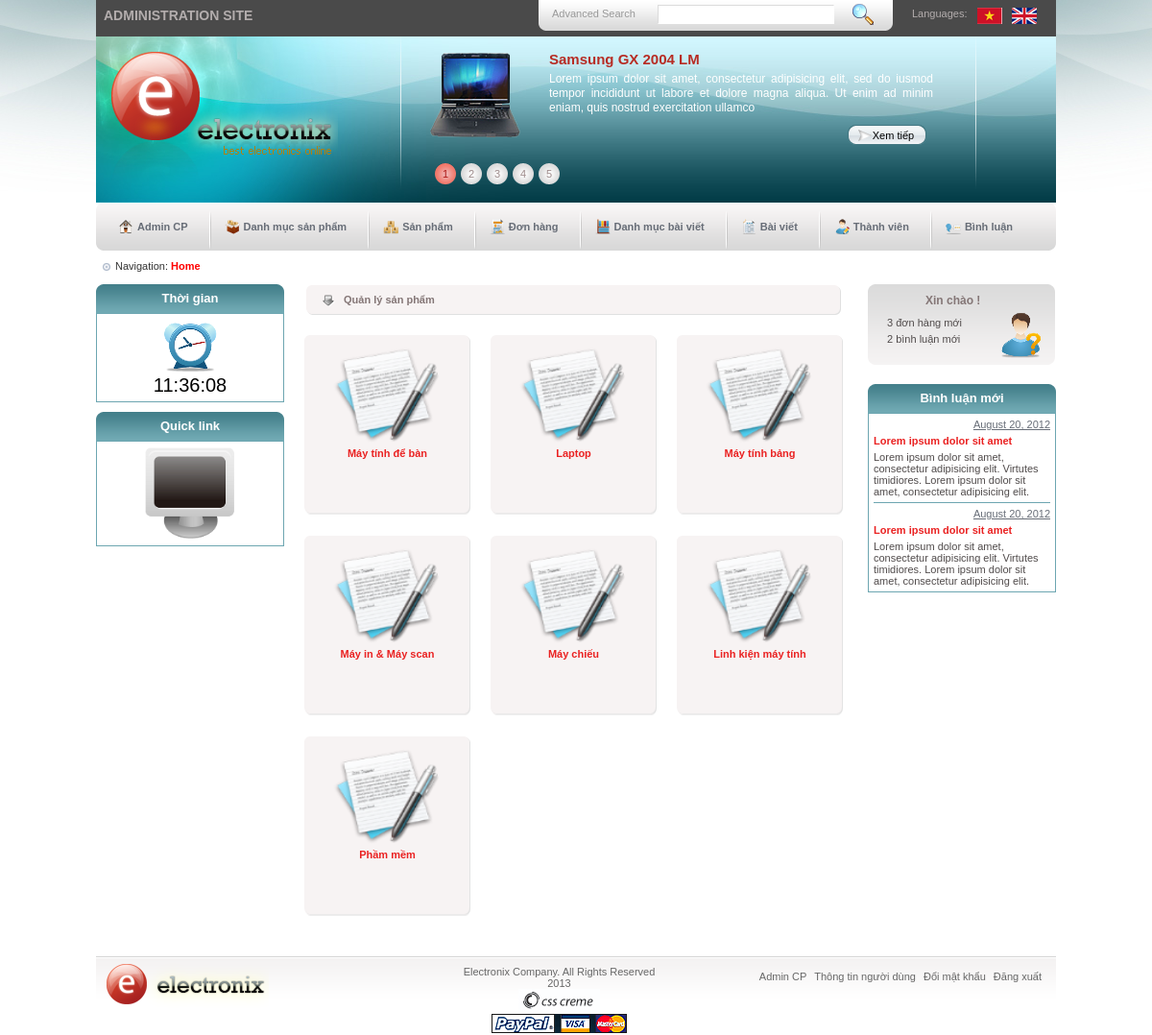
/admin/products.php (signed in), run on the app's committed database.
### tables this page shows
CREATE TABLE IF NOT EXISTS `p_categories` (
  `cat_id` int(11) NOT NULL AUTO_INCREMENT,
  `user_id` int(11) NOT NULL,
  `cat_name` varchar(100) NOT NULL,
  `position` tinyint(4) NOT NULL,
  `image` varchar(100) NOT NULL,
  PRIMARY KEY (`cat_id`)
);

### admin/products.php (the view, shortened to what this page needs)
<?php
	include('inc/header.php');
	require_once('../inc/mysqli_connect.php');
	include('inc/first-sidebar.php');
?>
	<div id="main-content">
		<div class="title-content">
			<p>Quản lý sản phẩm</p>
		</div>
		<?php
    		$q = "SELECT cat_id, cat_name, position ";
    		$q .= " FROM p_categories ";
    		$q .= " ORDER BY position ASC";
    		$r = mysqli_query($dbc, $q);
    		while ($cats = mysqli_fetch_array($r, MYSQLI_ASSOC)) :
		?>
		<div class="product-box">
			<img src="../images/product_box_top.gif" alt="" class="top-prod-box" />
			<div class="cen-prod-box">
				<a href="<?php echo BASE_URL.'admin/view-products.php?pcid='.$cats['cat_id']?>"><img src="../images/news.png" alt=""></a>
				<h4><a href="<?php echo BASE_URL.'admin/view-products.php?pcid='.$cats['cat_id']?>"><?php echo $cats['cat_name']; ?></a></h4>
			</div>
			<img src="../images/product_box_bottom.gif" alt="" class="bot-prod-box" />
		</div>
		<?php endwhile; ?>
	</div>
<?php
	include('inc/second-sidebar.php');
	include('inc/footer.php');
?>

### css/style.css (style rules this page uses)
* { margin: 0; padding: 0; }
html, body, div, span, applet, object, iframe, h1, h2, h3, h4, h5, h6, p, blockquote, pre, a, abbr, acronym, address, big, cite, code, del, dfn, em, font, img, ins, kbd, q, s, samp, small, strike, strong, sub, sup, tt, var, dl, dt, dd, ol, ul, li, fieldset, form, label, legend, table, caption, tbody, tfoot, thead, tr, th, td { margin: 0; padding: 0; border: 0; outline: 0; font-weight: inherit; font-style: inherit; font-size: 100%; font-family: inherit; vertical-align: baseline; }
body { background: url(../images/background.jpg) center top no-repeat; font-family: arial, helvetica, sans-serif; font-size: 11px; }
a img { border: 0; }
a { text-decoration: none; }
.box h4 a, .product-box h4 a { display: block; color: #ea2222; padding: 5px 0; font-weight: bold; }
#main-content { width: 585px; float: left; padding: 10px 10px; overflow: hidden; }
.title-content { width: 520px; height: 33px; float: left; background: url(../images/bar_bg.gif) no-repeat center; padding-left: 40px; line-height: 33px; margin: 0 0 10px 12px; font-weight: bold; color: #847676; }
.product-box { width: 173px; height: auto; float: left; padding: 10px 10px 10px 11px; text-align: center; overflow: hidden; }
.top-prod-box { width: 100%; height: 12px; float: left; }
.bot-prod-box { width: 100%; height: 12px; float: left; }
.cen-prod-box { width: 100%; height: 165px; float: left; background: url(../images/product_box_center.gif) repeat-y; }
.cen-prod-box h4 { height: 40px; }
.cen-prod-box img { display: block; width: 110px; height: 100px; padding-left: 30px; }

### data on the page
p_categories: cat_name "Máy tính để bàn"
p_categories: cat_name "Laptop"
p_categories: cat_name "Máy tính bảng"
p_categories: cat_name "Máy in & Máy scan"
p_categories: cat_name "Máy chiếu"
p_categories: cat_name "Linh kiện máy tính"
p_categories: cat_name "Phầm mềm"
